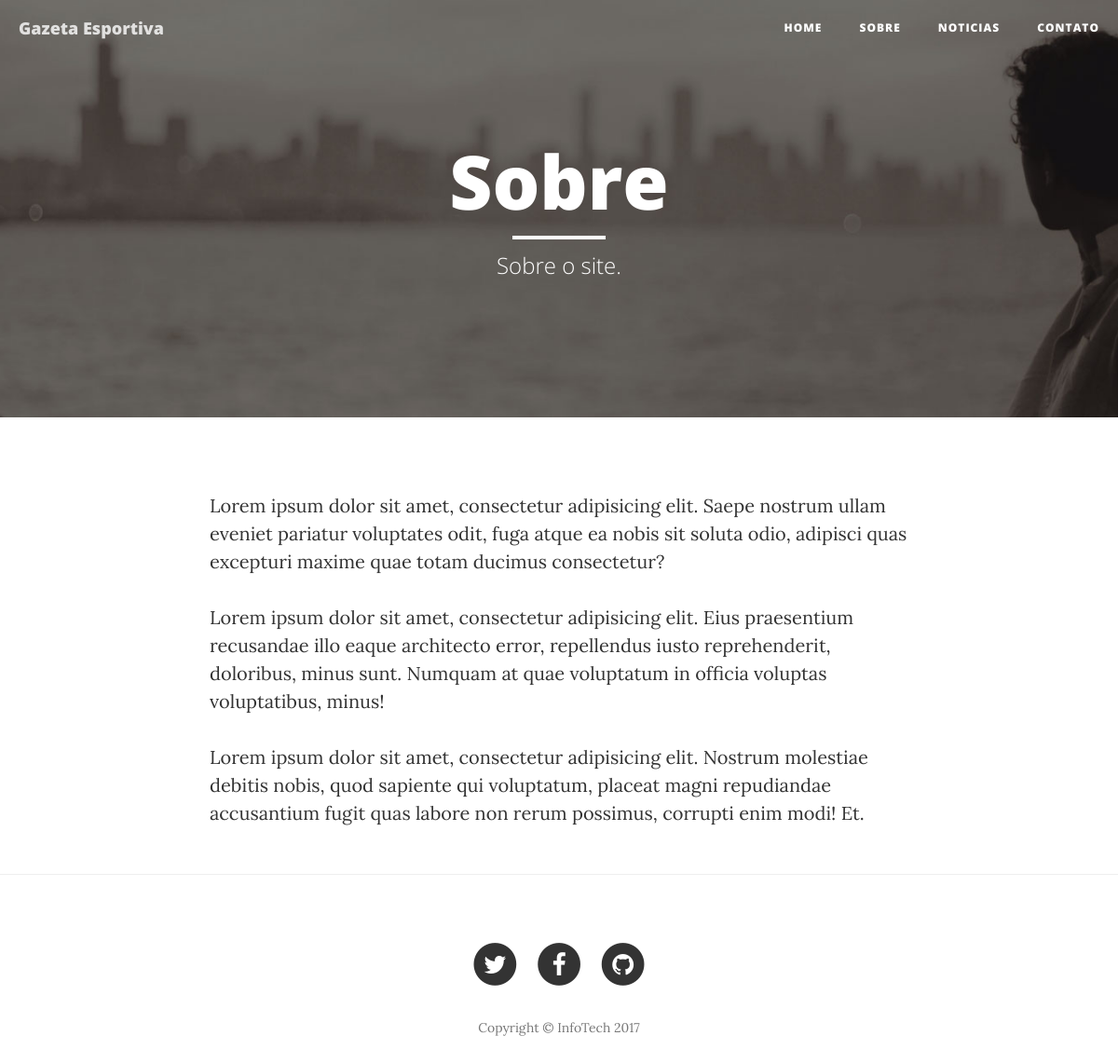
The page /templates/clean/about.php on the database its author committed.
### tables this page shows
CREATE TABLE `config` (
  `id` int(10) NOT NULL,
  `nome` varchar(150) DEFAULT NULL,
  `base_url` varchar(255) DEFAULT NULL,
  `facebook` varchar(255) DEFAULT NULL,
  `twitter` varchar(255) DEFAULT NULL,
  `linkedin` varchar(255) DEFAULT NULL,
  `nomeDaEmpresa` varchar(255) DEFAULT NULL,
  `sobre` longtext
);

### templates/clean/includes/rodape.php (the view, shortened to what this page needs)
    <footer>
        <div class="container">
            <div class="row">
                <div class="col-lg-8 col-lg-offset-2 col-md-10 col-md-offset-1">
                    <ul class="list-inline text-center">
                        <li>
                            <a href="<?=$resultado['twitter']?>" target="_blank">
                                <span class="fa-stack fa-lg">
                                    <i class="fa fa-circle fa-stack-2x"></i>
                                    <i class="fa fa-twitter fa-stack-1x fa-inverse"></i>
                                </span>
                            </a>
                        </li>
                        <li>
                            <a href="<?=$resultado['facebook']?>" target="_blank">
                                <span class="fa-stack fa-lg">
                                    <i class="fa fa-circle fa-stack-2x"></i>
                                    <i class="fa fa-facebook fa-stack-1x fa-inverse"></i>
                                </span>
                            </a>
                        </li>
                        <li>
                            <a href="<?=$resultado['linkedin']?>" target="_blank">
                                <span class="fa-stack fa-lg">
                                    <i class="fa fa-circle fa-stack-2x"></i>
                                    <i class="fa fa-github fa-stack-1x fa-inverse"></i>
                                </span>
                            </a>
                        </li>
                    </ul>
                    <p class="copyright text-muted">Copyright &copy; <?=$resultado['nomeDaEmpresa']?> 2017</p>
                </div>
            </div>
        </div>
    </footer>
</body>
</html>

### templates/clean/includes/cabecalho.php (shortened to what this page needs)
<?php
$query = "SELECT * FROM config";
$resultado = mysqli_query($conecta, $query);
$resultado = mysqli_fetch_assoc($resultado);
?>
<!DOCTYPE html>
<html lang="en">
<head>
    <link href="vendor/bootstrap/css/bootstrap.min.css" rel="stylesheet">
    <link href="css/clean-blog.min.css" rel="stylesheet">
    <link href="vendor/font-awesome/css/font-awesome.min.css" rel="stylesheet" type="text/css">
</head>
<body>
    <nav class="navbar navbar-default navbar-custom navbar-fixed-top">
        <div class="container-fluid">
            <div class="navbar-header page-scroll">
                <a class="navbar-brand" href="index.php"><?=$resultado['nome']?></a>
            </div>
            <div class="collapse navbar-collapse" id="bs-example-navbar-collapse-1">
                <ul class="nav navbar-nav navbar-right">
                    <li>
                        <a href="index.php">Home</a>
                    </li>
                    <li>
                        <a href="about.php">Sobre</a>
                    </li>
                    <li>
                        <a href="noticias.php">Noticias</a>
                    </li>
                    <li>
                        <a href="contact.php">Contato</a>
                    </li>
                </ul>
            </div>
        </div>
    </nav>

### templates/clean/about.php
<?php
require "../../banco/conecta.php";
?>
    <?php include("includes/cabecalho.php") ?>
    <header class="intro-header" style="background-image: url('img/about-bg.jpg')">
        <div class="container">
            <div class="row">
                <div class="col-lg-8 col-lg-offset-2 col-md-10 col-md-offset-1">
                    <div class="page-heading">
                        <h1>Sobre</h1>
                        <hr class="small">
                        <span class="subheading">Sobre o site.</span>
                    </div>
                </div>
            </div>
        </div>
    </header>
    <div class="container">
        <div class="row">
            <div class="col-lg-8 col-lg-offset-2 col-md-10 col-md-offset-1">
                <?=$resultado['sobre']?>
            </div>
        </div>
    </div>
    <hr>
   <?php include("includes/rodape.php") ?>

### rows shown on the page
config: nome "Gazeta Esportiva", sobre "Lorem ipsum dolor sit amet, consectetur adipisicing elit. Saepe nostrum ullam eveniet pariatur voluptates odit, fuga atque ea nobis sit soluta odio, adipisci quas excepturi maxime quae totam ducimus consectetur? Lorem ipsum dolor sit amet, consectetur adipisicing elit. Eius praesentium recusandae illo eaque architecto error, repellendus iusto reprehenderit, doloribus, minus sunt. Numquam at quae voluptatum in officia voluptas voluptatibus, minus! Lorem ipsum dolor sit amet, consectetur adipisicing elit. Nostrum molestiae debitis nobis, quod sapiente qui voluptatum, placeat magni repudiandae accusantium fugit quas labore non rerum possimus, corrupti enim modi! Et.", nomeDaEmpresa "InfoTech"
